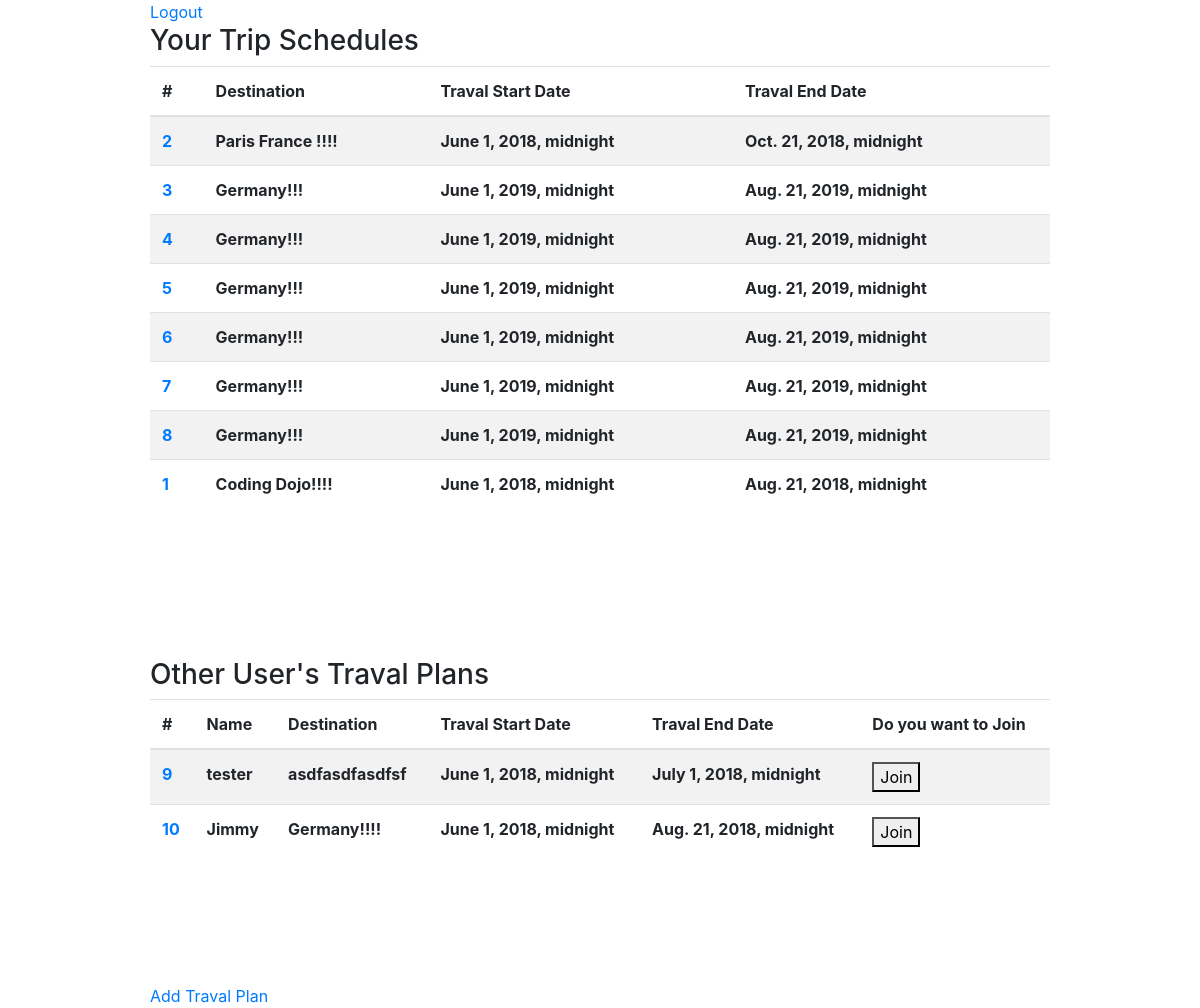
The app's page /success (signed in) with its own data.
### login_regis/models.py (models this page shows)
class Trip(models.Model):
    destination = models.CharField(max_length=255)
    description = models.CharField(max_length=255)
    traval_start_date = models.DateTimeField()
    traval_end_date = models.DateTimeField()
    trip_creator = models.ForeignKey(User, related_name='trips', on_delete=models.CASCADE)
    users_joined = models.ManyToManyField(User, related_name='users_joining')
    obj = TripManager()

class User(models.Model):
    first_name = models.CharField(max_length=255)
    last_name = models.CharField(max_length=255)
    email = models.CharField(max_length=255)
    password = models.CharField(max_length=255)
    obj = ClassManager()

### login_regis/views.py (the view)
# urls.py: path('success', views.success, name='success'),
def success(request):
    user = User.obj.filter(id = request.session['user_id'])[0]
    my_trips = Trip.obj.filter(trip_creator=user)
    other_trips = Trip.obj.exclude(trip_creator=user).exclude(id__in=[o.id for o in list(user.users_joining.all())])
    my_other_trips = user.users_joining.all()
    return render(request, 'login_regis/success.html', {'user':user,
                                                        'trips':my_trips,
                                                        'other':other_trips,
                                                        'my_other_trips':my_other_trips})

### templates/login_regis/success.html (shortened to what this page needs)
<!DOCTYPE html>
{% load static %}
<html lang="en">
<head>
    <link rel="stylesheet" href="{% static 'node_modules/bootstrap/dist/css/bootstrap.css' %}">
    <link rel="stylesheet" href="{% static 'css/main.css' %}">
</head>
<body>
    <div class="cont">
        <a href="/logout">Logout</a>
        <div class="mytravals">
                <h3>Your Trip Schedules</h3>
                <table class="table table-striped">
                    <thead>
                    <tr>
                        <th scope="col">#</th>
                        <th scope="col">Destination</th>
                        <th scope="col">Traval Start Date</th>
                        <th scope="col">Traval End Date</th>
                    </tr>
                    </thead>
                    <tbody>
                            {% for trip in trips %}
                            <tr>
                                <th scope="col">
                                    <a href="/success/destination/{{trip.id}}">{{trip.id}}</a>
                                </th>
                                <th scope="col">{{trip.destination}}</th>
                                <th scope="col">{{trip.traval_start_date}}</th>
                                <th scope="col">{{trip.traval_end_date}}</th>
                                </tr>
                            {% endfor %}
                            {% for trip in my_other_trips %}
                            <tr>
                                <th>
                                    <a href="/success/destination/{{trip.id}}">{{trip.id}}</a>
                                </th>
                                <th>{{trip.destination}}</th>
                                <th scope="col">{{trip.traval_start_date}}</th>
                                <th scope="col">{{trip.traval_end_date}}</th>
                            </tr>
                            {% endfor %}
                    </tbody>
                </table>
        </div>
        <div class="other_travals">
                <h3>Other User's Traval Plans</h3>
                <table class="table table-striped">
                    <thead>
                    <tr>
                        <th scope="col">#</th>
                        <th scope="col">Name</th>
                        <th scope="col">Destination</th>
                        <th scope="col">Traval Start Date</th>
                        <th scope="col">Traval End Date</th>
                        <th scope="col">Do you want to Join</th>
                    </tr>
                    </thead>
                    <tbody>
                        {% for trip in other %}
                        <tr>
                        <th scope="col">
                                <a href="/success/destination/{{trip.id}}">{{trip.id}}</a>
                            </th>
                            <th scope="col">{{trip.trip_creator.first_name}}</th>
                            <th scope="col">{{trip.destination}}</th>
                            <th scope="col">{{trip.traval_start_date}}</th>
                            <th scope="col">{{trip.traval_end_date}}</th>
                            <th scope="col">
                                <form action="/join" method="POST">
                                        <button type="submit">Join</button>
                                </form>
                            </th>
                        </tr>
                        {% endfor %}
                    </tbody>
                </table>
        </div>
        <div class="add_traval">
            <a href="/success/add_trip">Add Traval Plan</a>
        </div>
</div>
</body>
</html>

### static/css/main.css (style rules this page uses)
.cont { width:900px; margin:auto; }
.mytravals { margin-bottom:150px; }
.other_travals { margin-bottom:125px; }

### records on screen
Trip: id "2", destination "Paris France !!!!", traval_start_date "June 1, 2018, midnight", traval_end_date "Oct. 21, 2018, midnight"
Trip: id "3", destination "Germany!!!", traval_start_date "June 1, 2019, midnight", traval_end_date "Aug. 21, 2019, midnight"
Trip: id "4", destination "Germany!!!", traval_start_date "June 1, 2019, midnight", traval_end_date "Aug. 21, 2019, midnight"
Trip: id "5", destination "Germany!!!", traval_start_date "June 1, 2019, midnight", traval_end_date "Aug. 21, 2019, midnight"
Trip: id "6", destination "Germany!!!", traval_start_date "June 1, 2019, midnight", traval_end_date "Aug. 21, 2019, midnight"
Trip: id "7", destination "Germany!!!", traval_start_date "June 1, 2019, midnight", traval_end_date "Aug. 21, 2019, midnight"
Trip: id "8", destination "Germany!!!", traval_start_date "June 1, 2019, midnight", traval_end_date "Aug. 21, 2019, midnight"
Trip: id "1", destination "Coding Dojo!!!!", traval_start_date "June 1, 2018, midnight", traval_end_date "Aug. 21, 2018, midnight"
Trip: id "9", trip_creator.first_name "tester", destination "asdfasdfasdfsf", traval_start_date "June 1, 2018, midnight", traval_end_date "July 1, 2018, midnight"
Trip: id "10", trip_creator.first_name "Jimmy", destination "Germany!!!!", traval_start_date "June 1, 2018, midnight", traval_end_date "Aug. 21, 2018, midnight"
